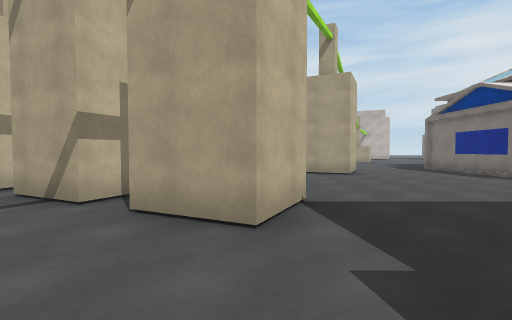
[1] (above)

24 first-person views from a walk through a Unity game level. The camera is 1.5 m above the floor, tilts 2° down and sees 85° across. The floor is counted in squares, 2 m on a side. Each view is taken from the middle of a square. On the plan, view 1 faces up. The plan holds only what a view shows up to about 10 squares ahead; the rest is blank. The place goes on beyond the plan. The player is left out. Some animated figures are left out.

[2]
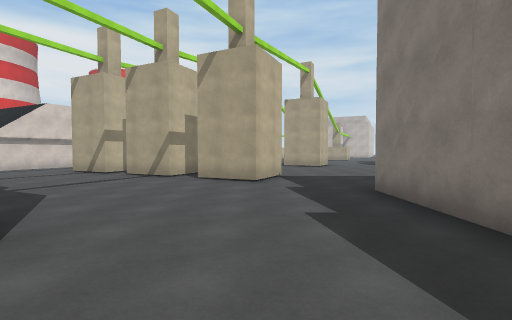

[3]
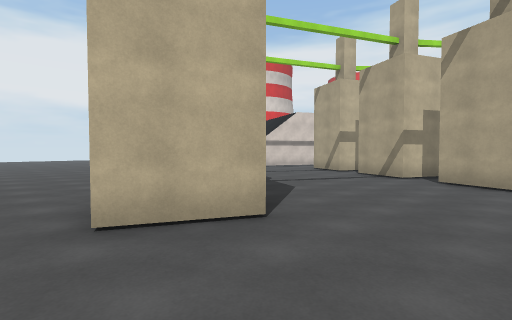

[4]
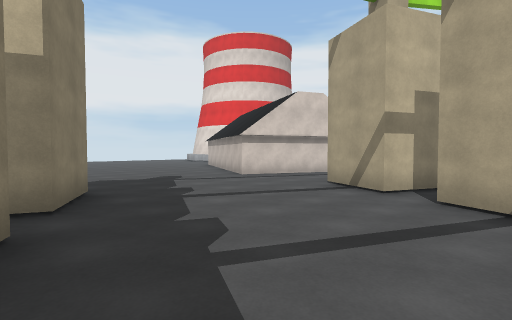

[5]
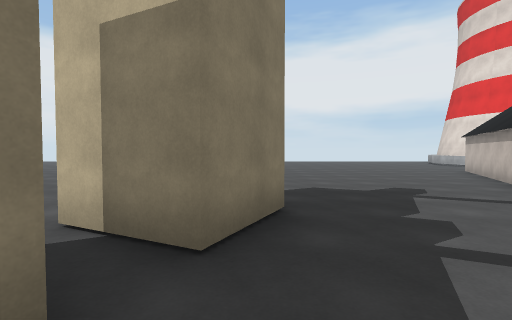

[6]
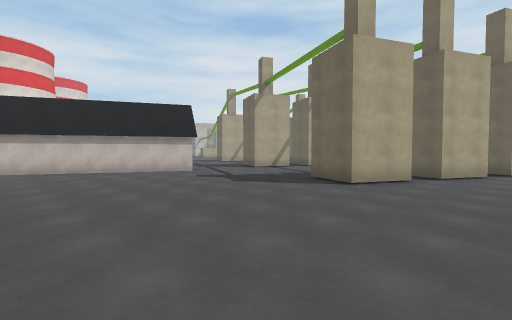

[7]
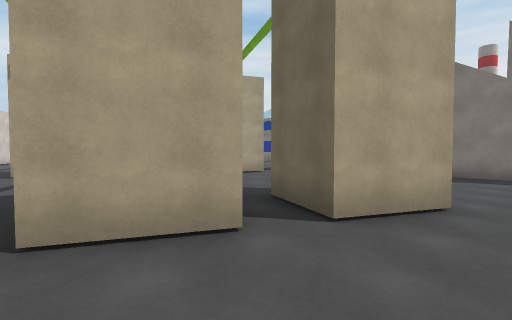

[8]
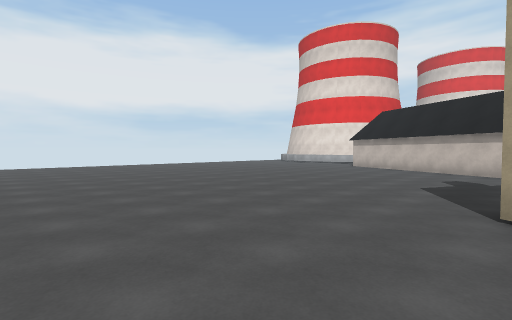

[9]
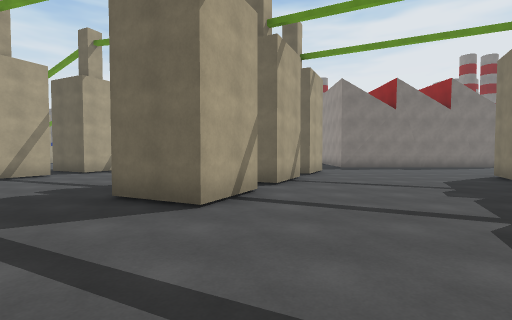

[10]
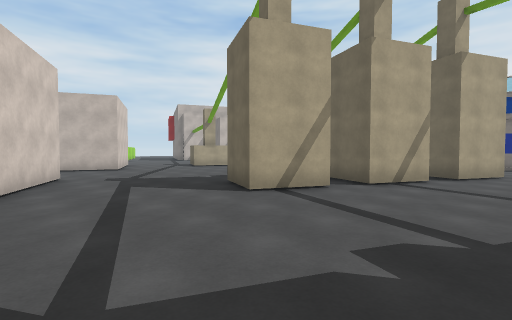

[11]
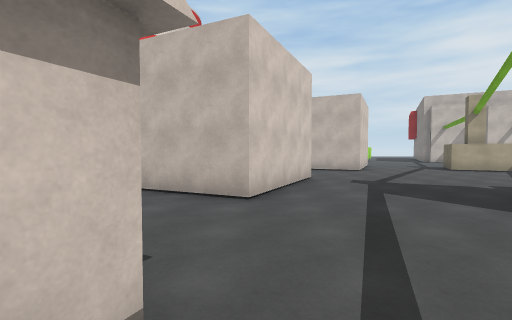

[12]
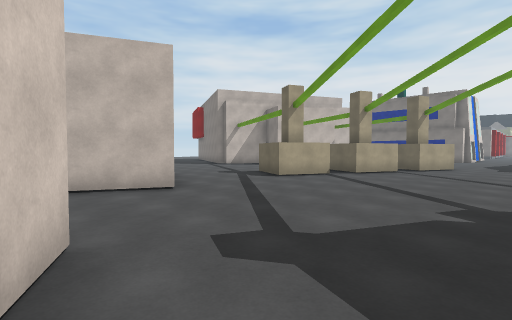

[13]
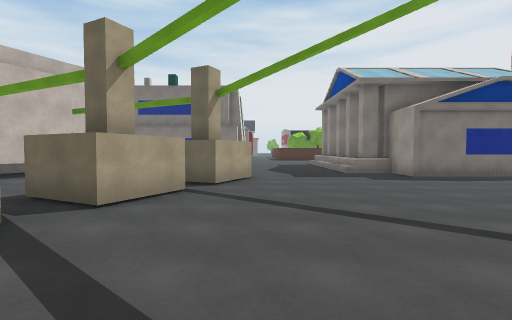

[14]
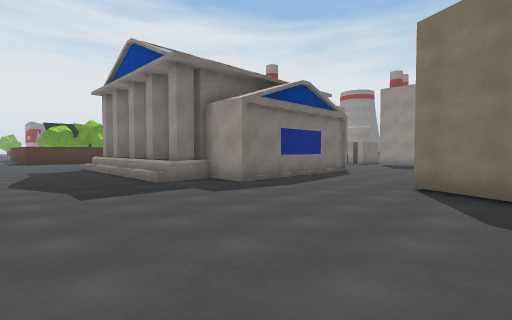

[15]
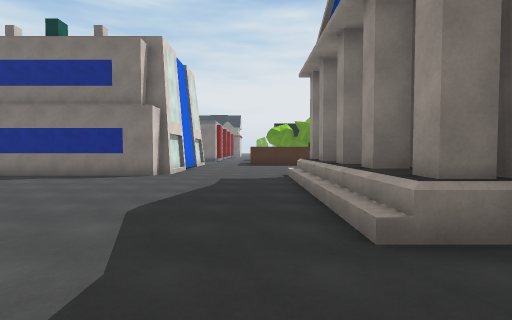

[16]
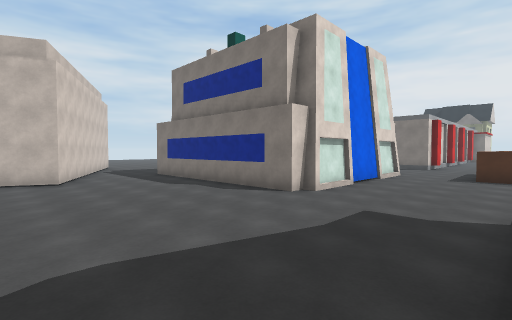

[17]
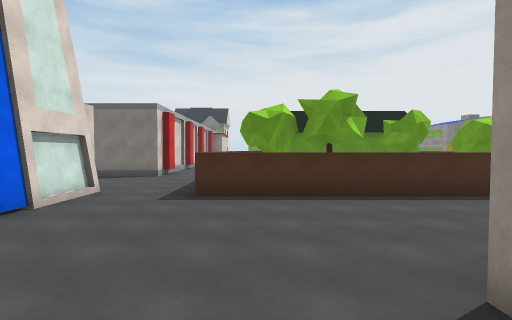

[18]
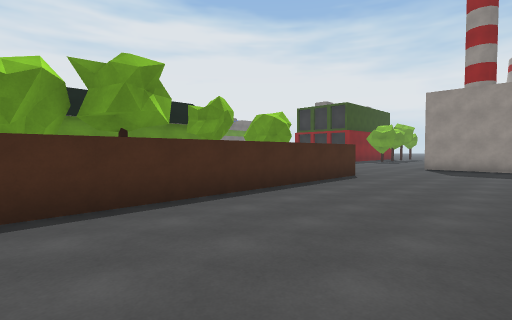

[19]
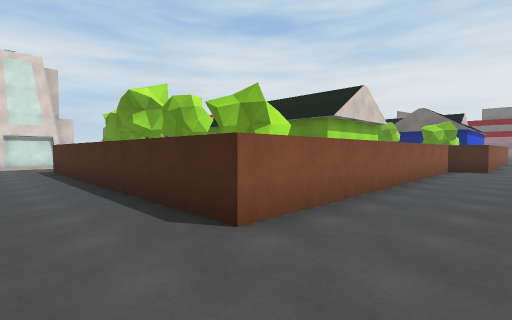

[20]
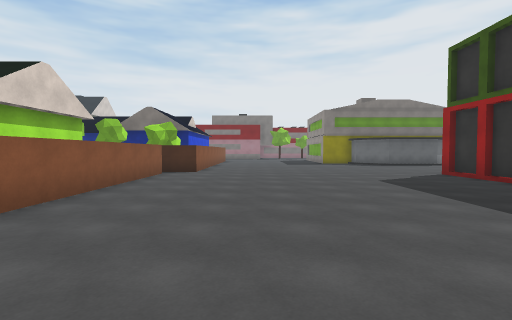

[21]
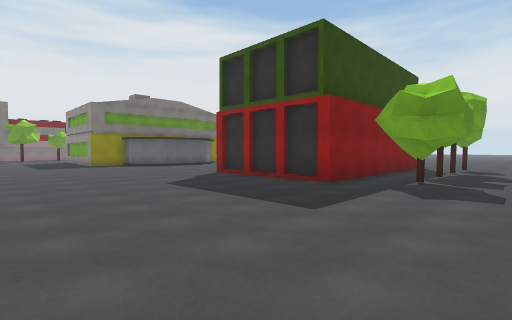

[22]
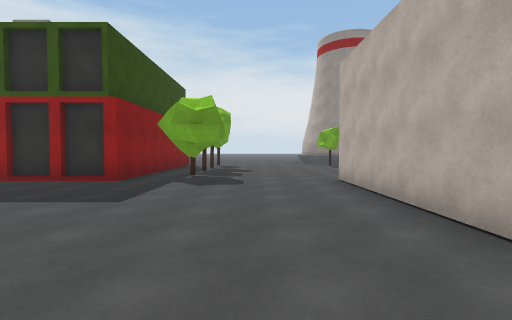

[23]
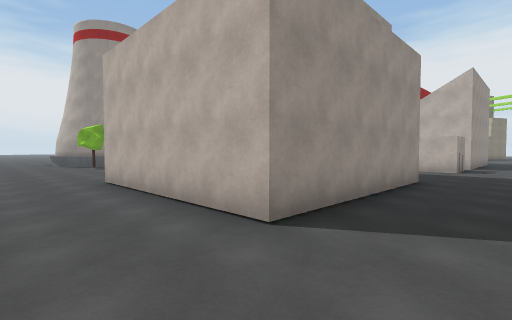

[24]
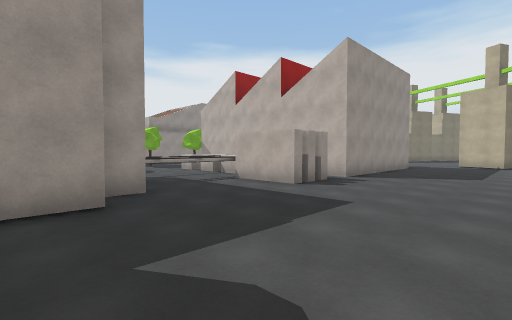

### Floor plan
Key: @ floor where view 1 was taken; # wall or solid block; . floor; / step, stairs or slope; = window, fence, low wall or low ledge; ^ raised ledge; O other object.
Columns run from 15 left of view 1 to 33 right of it. Each row starts with its distance up from view 1.
 22               ..    ..# ......#
 21              ....  ..   ......#
 20           ###...# ..    ......#
 19           ..#...###     ......#
 18           ........###   ......#      ...
 17           ..........### ......#######...
 16         ##..............................
 15         #...............................
 14       ###..........................O
 13       ......#    ......///////.....O O
 12        .....##.# ....../######.....O O
 11        ......### #....###     #....O O
 10        #.......#.##...#        ....O
  9 ##    ##.........##...#        ....O
  8 .###  #...............#        ....O
  7 ...####...#     ......#        ....O
  6 .....#...###    ......         ....OOO
  5 ..........##### ...................OOOOOOOOOOO
  4 ............#.##.............................OO
  3 ..............##..............................
  2 ...............................................
  1 .......##.........#####.##...######..............
  0 ......####.....@..#      #..##    #..............
 -1 .......#####......#      ####     #.............
 -2 ..........###.....#     ^.=       #............
 -3 ............#.....#     ^..       #...........
 -4 ..................#      ..       #.....####..

Positions as (right, up) in squares from view 1, and headings:
1: (0, 0), facing up
2: (0, -4), facing up
3: (0, -4), facing up-left
4: (-3, 0), facing up-left
5: (-5, 1), facing left
6: (-15, -3), facing up-right
7: (-7, -4), facing up-right
8: (-9, -4), facing up-left
9: (-10, 5), facing right
10: (-7, 8), facing up-right
11: (-7, 9), facing up
12: (-6, 14), facing up-right
13: (-1, 16), facing right
14: (2, 16), facing down-right
15: (6, 14), facing right
16: (9, 13), facing up-right
17: (14, 13), facing right
18: (16, 13), facing down-right
19: (18, 3), facing up-right
20: (20, 2), facing right
21: (21, 2), facing down-right
22: (21, 3), facing down
23: (21, 3), facing down-left
24: (15, 5), facing down-left
